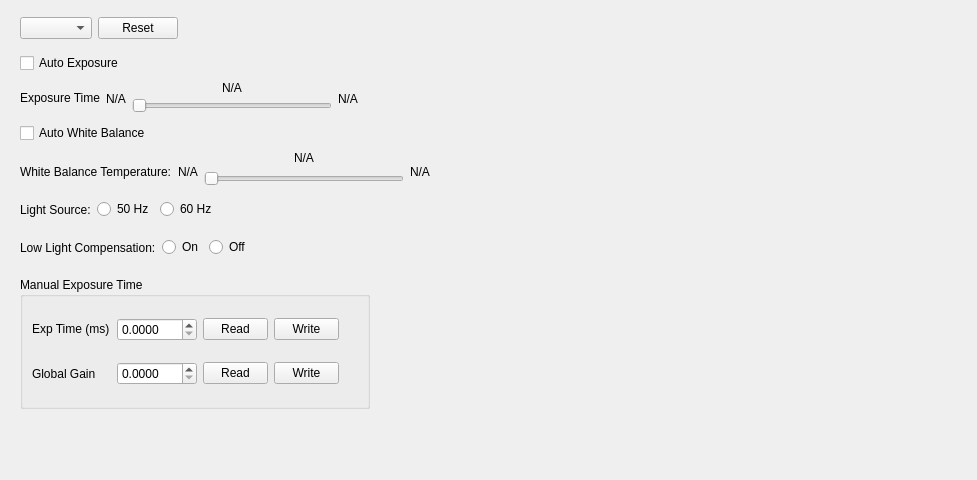
<?xml version="1.0" encoding="UTF-8"?>
<ui version="4.0">
 <class>CVideoDeviceCameraPropertyWidget</class>
 <widget class="QWidget" name="CVideoDeviceCameraPropertyWidget">
  <property name="geometry">
   <rect>
    <x>0</x>
    <y>0</y>
    <width>977</width>
    <height>480</height>
   </rect>
  </property>
  <property name="sizePolicy">
   <sizepolicy hsizetype="Fixed" vsizetype="Fixed">
    <horstretch>0</horstretch>
    <verstretch>0</verstretch>
   </sizepolicy>
  </property>
  <property name="minimumSize">
   <size>
    <width>977</width>
    <height>480</height>
   </size>
  </property>
  <property name="maximumSize">
   <size>
    <width>977</width>
    <height>480</height>
   </size>
  </property>
  <property name="windowTitle">
   <string>Form</string>
  </property>
  <layout class="QVBoxLayout" name="verticalLayout">
   <property name="spacing">
    <number>0</number>
   </property>
   <item>
    <widget class="QWidget" name="widget_device" native="true">
     <property name="sizePolicy">
      <sizepolicy hsizetype="Fixed" vsizetype="Fixed">
       <horstretch>0</horstretch>
       <verstretch>0</verstretch>
      </sizepolicy>
     </property>
     <property name="minimumSize">
      <size>
       <width>0</width>
       <height>35</height>
      </size>
     </property>
     <property name="maximumSize">
      <size>
       <width>16777215</width>
       <height>41</height>
      </size>
     </property>
     <layout class="QHBoxLayout" name="horizontalLayout">
      <property name="topMargin">
       <number>0</number>
      </property>
      <property name="bottomMargin">
       <number>0</number>
      </property>
      <item>
       <widget class="QComboBox" name="comboBox_device">
        <property name="sizePolicy">
         <sizepolicy hsizetype="Fixed" vsizetype="Fixed">
          <horstretch>0</horstretch>
          <verstretch>0</verstretch>
         </sizepolicy>
        </property>
       </widget>
      </item>
      <item>
       <widget class="QPushButton" name="pushButton_reset">
        <property name="text">
         <string>Reset</string>
        </property>
       </widget>
      </item>
      <item>
       <spacer name="horizontalSpacer">
        <property name="orientation">
         <enum>Qt::Horizontal</enum>
        </property>
        <property name="sizeHint" stdset="0">
         <size>
          <width>40</width>
          <height>20</height>
         </size>
        </property>
       </spacer>
      </item>
     </layout>
    </widget>
   </item>
   <item>
    <widget class="QWidget" name="widget_auto_exposure" native="true">
     <property name="sizePolicy">
      <sizepolicy hsizetype="Fixed" vsizetype="Fixed">
       <horstretch>0</horstretch>
       <verstretch>0</verstretch>
      </sizepolicy>
     </property>
     <property name="minimumSize">
      <size>
       <width>0</width>
       <height>35</height>
      </size>
     </property>
     <property name="maximumSize">
      <size>
       <width>16777215</width>
       <height>41</height>
      </size>
     </property>
     <layout class="QHBoxLayout" name="horizontalLayout_4">
      <property name="topMargin">
       <number>0</number>
      </property>
      <property name="bottomMargin">
       <number>0</number>
      </property>
      <item>
       <widget class="QCheckBox" name="checkBox_auto_exposure">
        <property name="text">
         <string>Auto Exposure</string>
        </property>
       </widget>
      </item>
     </layout>
    </widget>
   </item>
   <item>
    <widget class="QWidget" name="widget_exposure_time" native="true">
     <property name="sizePolicy">
      <sizepolicy hsizetype="Fixed" vsizetype="Fixed">
       <horstretch>0</horstretch>
       <verstretch>0</verstretch>
      </sizepolicy>
     </property>
     <property name="minimumSize">
      <size>
       <width>0</width>
       <height>35</height>
      </size>
     </property>
     <property name="maximumSize">
      <size>
       <width>16777215</width>
       <height>41</height>
      </size>
     </property>
     <layout class="QHBoxLayout" name="horizontalLayout_5">
      <property name="topMargin">
       <number>0</number>
      </property>
      <property name="bottomMargin">
       <number>0</number>
      </property>
      <item>
       <widget class="QLabel" name="label_title_exposure_time">
        <property name="text">
         <string>&lt;html&gt;&lt;head/&gt;&lt;body&gt;&lt;p&gt;Exposure Time&lt;/p&gt;&lt;/body&gt;&lt;/html&gt;</string>
        </property>
       </widget>
      </item>
      <item>
       <widget class="QLabel" name="label_exposure_time_min_value">
        <property name="text">
         <string>N/A</string>
        </property>
       </widget>
      </item>
      <item>
       <widget class="QWidget" name="widget_exposure_time_value" native="true">
        <property name="sizePolicy">
         <sizepolicy hsizetype="Fixed" vsizetype="Preferred">
          <horstretch>0</horstretch>
          <verstretch>0</verstretch>
         </sizepolicy>
        </property>
        <property name="minimumSize">
         <size>
          <width>200</width>
          <height>0</height>
         </size>
        </property>
        <layout class="QVBoxLayout" name="verticalLayout_2">
         <property name="spacing">
          <number>0</number>
         </property>
         <property name="leftMargin">
          <number>0</number>
         </property>
         <property name="topMargin">
          <number>0</number>
         </property>
         <property name="rightMargin">
          <number>0</number>
         </property>
         <property name="bottomMargin">
          <number>0</number>
         </property>
         <item>
          <widget class="QLabel" name="label_exposure_time_value">
           <property name="sizePolicy">
            <sizepolicy hsizetype="Preferred" vsizetype="Preferred">
             <horstretch>0</horstretch>
             <verstretch>1</verstretch>
            </sizepolicy>
           </property>
           <property name="text">
            <string>N/A</string>
           </property>
           <property name="alignment">
            <set>Qt::AlignCenter</set>
           </property>
          </widget>
         </item>
         <item>
          <widget class="QSlider" name="horizontalSlider_exposure_time_value">
           <property name="sizePolicy">
            <sizepolicy hsizetype="Expanding" vsizetype="Preferred">
             <horstretch>0</horstretch>
             <verstretch>3</verstretch>
            </sizepolicy>
           </property>
           <property name="pageStep">
            <number>1</number>
           </property>
           <property name="orientation">
            <enum>Qt::Horizontal</enum>
           </property>
          </widget>
         </item>
        </layout>
       </widget>
      </item>
      <item>
       <widget class="QLabel" name="label_exposure_time_max_value">
        <property name="text">
         <string>N/A</string>
        </property>
       </widget>
      </item>
     </layout>
    </widget>
   </item>
   <item>
    <widget class="QWidget" name="widget_auto_white_balance" native="true">
     <property name="sizePolicy">
      <sizepolicy hsizetype="Fixed" vsizetype="Fixed">
       <horstretch>0</horstretch>
       <verstretch>0</verstretch>
      </sizepolicy>
     </property>
     <property name="minimumSize">
      <size>
       <width>0</width>
       <height>35</height>
      </size>
     </property>
     <property name="maximumSize">
      <size>
       <width>16777215</width>
       <height>41</height>
      </size>
     </property>
     <layout class="QHBoxLayout" name="horizontalLayout_6">
      <property name="topMargin">
       <number>0</number>
      </property>
      <property name="bottomMargin">
       <number>0</number>
      </property>
      <item>
       <widget class="QCheckBox" name="checkBox_auto_white_balance">
        <property name="text">
         <string>Auto White Balance</string>
        </property>
       </widget>
      </item>
     </layout>
    </widget>
   </item>
   <item>
    <widget class="QWidget" name="widget_white_balance_temperature" native="true">
     <property name="sizePolicy">
      <sizepolicy hsizetype="Fixed" vsizetype="Fixed">
       <horstretch>0</horstretch>
       <verstretch>0</verstretch>
      </sizepolicy>
     </property>
     <property name="minimumSize">
      <size>
       <width>0</width>
       <height>41</height>
      </size>
     </property>
     <property name="maximumSize">
      <size>
       <width>16777215</width>
       <height>41</height>
      </size>
     </property>
     <layout class="QHBoxLayout" name="horizontalLayout_7">
      <property name="topMargin">
       <number>0</number>
      </property>
      <property name="bottomMargin">
       <number>0</number>
      </property>
      <item>
       <widget class="QLabel" name="label__title_white_balance_temperature">
        <property name="text">
         <string>White Balance Temperature:</string>
        </property>
       </widget>
      </item>
      <item>
       <widget class="QLabel" name="label_white_balance_temperature_min_value">
        <property name="text">
         <string>N/A</string>
        </property>
       </widget>
      </item>
      <item>
       <widget class="QWidget" name="widget_white_balance_temperature_value" native="true">
        <property name="sizePolicy">
         <sizepolicy hsizetype="Fixed" vsizetype="Preferred">
          <horstretch>0</horstretch>
          <verstretch>0</verstretch>
         </sizepolicy>
        </property>
        <property name="minimumSize">
         <size>
          <width>200</width>
          <height>0</height>
         </size>
        </property>
        <layout class="QVBoxLayout" name="verticalLayout_3">
         <property name="spacing">
          <number>0</number>
         </property>
         <property name="leftMargin">
          <number>0</number>
         </property>
         <property name="topMargin">
          <number>0</number>
         </property>
         <property name="rightMargin">
          <number>0</number>
         </property>
         <property name="bottomMargin">
          <number>0</number>
         </property>
         <item>
          <widget class="QLabel" name="label_white_balance_temperature_value">
           <property name="sizePolicy">
            <sizepolicy hsizetype="Preferred" vsizetype="Preferred">
             <horstretch>0</horstretch>
             <verstretch>1</verstretch>
            </sizepolicy>
           </property>
           <property name="text">
            <string>N/A</string>
           </property>
           <property name="alignment">
            <set>Qt::AlignCenter</set>
           </property>
          </widget>
         </item>
         <item>
          <widget class="QSlider" name="horizontalSlider_white_balance_temperature_value">
           <property name="sizePolicy">
            <sizepolicy hsizetype="Expanding" vsizetype="Preferred">
             <horstretch>0</horstretch>
             <verstretch>3</verstretch>
            </sizepolicy>
           </property>
           <property name="pageStep">
            <number>1</number>
           </property>
           <property name="orientation">
            <enum>Qt::Horizontal</enum>
           </property>
          </widget>
         </item>
        </layout>
       </widget>
      </item>
      <item>
       <widget class="QLabel" name="label_white_balance_temperature_max_value">
        <property name="text">
         <string>N/A</string>
        </property>
       </widget>
      </item>
     </layout>
    </widget>
   </item>
   <item>
    <widget class="QWidget" name="widget_light_source" native="true">
     <property name="sizePolicy">
      <sizepolicy hsizetype="Fixed" vsizetype="Fixed">
       <horstretch>0</horstretch>
       <verstretch>0</verstretch>
      </sizepolicy>
     </property>
     <property name="minimumSize">
      <size>
       <width>0</width>
       <height>35</height>
      </size>
     </property>
     <property name="maximumSize">
      <size>
       <width>16777215</width>
       <height>41</height>
      </size>
     </property>
     <layout class="QHBoxLayout" name="horizontalLayout_3">
      <property name="topMargin">
       <number>0</number>
      </property>
      <property name="bottomMargin">
       <number>0</number>
      </property>
      <item>
       <widget class="QLabel" name="label_title_light_source">
        <property name="text">
         <string>Light Source:</string>
        </property>
       </widget>
      </item>
      <item>
       <widget class="QRadioButton" name="radioButton_light_source_50hz">
        <property name="text">
         <string>50 Hz</string>
        </property>
       </widget>
      </item>
      <item>
       <widget class="QRadioButton" name="radioButton_light_source_60hz">
        <property name="text">
         <string>60 Hz</string>
        </property>
       </widget>
      </item>
     </layout>
    </widget>
   </item>
   <item>
    <widget class="QWidget" name="widget_low_light_compenstation" native="true">
     <property name="sizePolicy">
      <sizepolicy hsizetype="Fixed" vsizetype="Fixed">
       <horstretch>0</horstretch>
       <verstretch>0</verstretch>
      </sizepolicy>
     </property>
     <property name="minimumSize">
      <size>
       <width>0</width>
       <height>41</height>
      </size>
     </property>
     <property name="maximumSize">
      <size>
       <width>16777215</width>
       <height>41</height>
      </size>
     </property>
     <layout class="QHBoxLayout" name="horizontalLayout_2">
      <property name="topMargin">
       <number>0</number>
      </property>
      <property name="bottomMargin">
       <number>0</number>
      </property>
      <item>
       <widget class="QLabel" name="label_low_light_compensation">
        <property name="text">
         <string>Low Light Compensation:</string>
        </property>
       </widget>
      </item>
      <item>
       <widget class="QRadioButton" name="radioButton_low_light_compensation_on">
        <property name="text">
         <string>On</string>
        </property>
       </widget>
      </item>
      <item>
       <widget class="QRadioButton" name="radioButton_low_light_compensation_off">
        <property name="text">
         <string>Off</string>
        </property>
       </widget>
      </item>
     </layout>
    </widget>
   </item>
   <item>
    <widget class="QWidget" name="widget_manuel_exposure_time" native="true">
     <property name="sizePolicy">
      <sizepolicy hsizetype="Fixed" vsizetype="Fixed">
       <horstretch>0</horstretch>
       <verstretch>0</verstretch>
      </sizepolicy>
     </property>
     <layout class="QVBoxLayout" name="verticalLayout_4">
      <item>
       <widget class="QGroupBox" name="groupBox_manuel_exposure_time">
        <property name="sizePolicy">
         <sizepolicy hsizetype="Fixed" vsizetype="Fixed">
          <horstretch>0</horstretch>
          <verstretch>0</verstretch>
         </sizepolicy>
        </property>
        <property name="minimumSize">
         <size>
          <width>350</width>
          <height>132</height>
         </size>
        </property>
        <property name="maximumSize">
         <size>
          <width>350</width>
          <height>132</height>
         </size>
        </property>
        <property name="title">
         <string>Manual Exposure Time</string>
        </property>
        <layout class="QVBoxLayout" name="verticalLayout_5">
         <property name="spacing">
          <number>0</number>
         </property>
         <property name="leftMargin">
          <number>9</number>
         </property>
         <property name="topMargin">
          <number>0</number>
         </property>
         <property name="bottomMargin">
          <number>9</number>
         </property>
         <item>
          <widget class="QWidget" name="widget_manuel_exposure_time_value" native="true">
           <property name="sizePolicy">
            <sizepolicy hsizetype="Fixed" vsizetype="Fixed">
             <horstretch>0</horstretch>
             <verstretch>0</verstretch>
            </sizepolicy>
           </property>
           <layout class="QHBoxLayout" name="horizontalLayout_8">
            <property name="leftMargin">
             <number>0</number>
            </property>
            <property name="bottomMargin">
             <number>0</number>
            </property>
            <item>
             <widget class="QLabel" name="label_title_manuel_exposure_time_value">
              <property name="sizePolicy">
               <sizepolicy hsizetype="Fixed" vsizetype="Fixed">
                <horstretch>0</horstretch>
                <verstretch>0</verstretch>
               </sizepolicy>
              </property>
              <property name="minimumSize">
               <size>
                <width>79</width>
                <height>18</height>
               </size>
              </property>
              <property name="maximumSize">
               <size>
                <width>79</width>
                <height>18</height>
               </size>
              </property>
              <property name="text">
               <string>Exp Time (ms)</string>
              </property>
             </widget>
            </item>
            <item>
             <widget class="QDoubleSpinBox" name="doubleSpinBox_manuel_exposure_time_value">
              <property name="sizePolicy">
               <sizepolicy hsizetype="Fixed" vsizetype="Fixed">
                <horstretch>0</horstretch>
                <verstretch>0</verstretch>
               </sizepolicy>
              </property>
              <property name="minimumSize">
               <size>
                <width>80</width>
                <height>0</height>
               </size>
              </property>
              <property name="maximumSize">
               <size>
                <width>80</width>
                <height>16777215</height>
               </size>
              </property>
              <property name="decimals">
               <number>4</number>
              </property>
              <property name="maximum">
               <double>999999999.000000000000000</double>
              </property>
             </widget>
            </item>
            <item>
             <widget class="QPushButton" name="pushButton_read_manuel_exposure_time_value">
              <property name="sizePolicy">
               <sizepolicy hsizetype="Fixed" vsizetype="Fixed">
                <horstretch>0</horstretch>
                <verstretch>0</verstretch>
               </sizepolicy>
              </property>
              <property name="minimumSize">
               <size>
                <width>65</width>
                <height>0</height>
               </size>
              </property>
              <property name="maximumSize">
               <size>
                <width>65</width>
                <height>16777215</height>
               </size>
              </property>
              <property name="text">
               <string>Read</string>
              </property>
             </widget>
            </item>
            <item>
             <widget class="QPushButton" name="pushButton_write_manuel_exposure_time_value">
              <property name="sizePolicy">
               <sizepolicy hsizetype="Fixed" vsizetype="Fixed">
                <horstretch>0</horstretch>
                <verstretch>0</verstretch>
               </sizepolicy>
              </property>
              <property name="minimumSize">
               <size>
                <width>65</width>
                <height>0</height>
               </size>
              </property>
              <property name="maximumSize">
               <size>
                <width>65</width>
                <height>16777215</height>
               </size>
              </property>
              <property name="text">
               <string>Write</string>
              </property>
             </widget>
            </item>
           </layout>
          </widget>
         </item>
         <item>
          <widget class="QWidget" name="widget_manuel_global_gain_value" native="true">
           <property name="sizePolicy">
            <sizepolicy hsizetype="Fixed" vsizetype="Fixed">
             <horstretch>0</horstretch>
             <verstretch>0</verstretch>
            </sizepolicy>
           </property>
           <layout class="QHBoxLayout" name="horizontalLayout_9">
            <property name="leftMargin">
             <number>0</number>
            </property>
            <property name="bottomMargin">
             <number>0</number>
            </property>
            <item>
             <widget class="QLabel" name="label_title_manuel_global_gain_value">
              <property name="sizePolicy">
               <sizepolicy hsizetype="Fixed" vsizetype="Preferred">
                <horstretch>0</horstretch>
                <verstretch>0</verstretch>
               </sizepolicy>
              </property>
              <property name="minimumSize">
               <size>
                <width>79</width>
                <height>0</height>
               </size>
              </property>
              <property name="maximumSize">
               <size>
                <width>79</width>
                <height>16777215</height>
               </size>
              </property>
              <property name="text">
               <string>Global Gain</string>
              </property>
             </widget>
            </item>
            <item>
             <widget class="QDoubleSpinBox" name="doubleSpinBox_manuel_global_gain_value">
              <property name="sizePolicy">
               <sizepolicy hsizetype="Fixed" vsizetype="Fixed">
                <horstretch>0</horstretch>
                <verstretch>0</verstretch>
               </sizepolicy>
              </property>
              <property name="minimumSize">
               <size>
                <width>80</width>
                <height>0</height>
               </size>
              </property>
              <property name="maximumSize">
               <size>
                <width>80</width>
                <height>16777215</height>
               </size>
              </property>
              <property name="decimals">
               <number>4</number>
              </property>
              <property name="maximum">
               <double>999999999.000000000000000</double>
              </property>
             </widget>
            </item>
            <item>
             <widget class="QPushButton" name="pushButton_read_manuel_global_gain_value">
              <property name="sizePolicy">
               <sizepolicy hsizetype="Fixed" vsizetype="Fixed">
                <horstretch>0</horstretch>
                <verstretch>0</verstretch>
               </sizepolicy>
              </property>
              <property name="minimumSize">
               <size>
                <width>65</width>
                <height>0</height>
               </size>
              </property>
              <property name="maximumSize">
               <size>
                <width>65</width>
                <height>16777215</height>
               </size>
              </property>
              <property name="text">
               <string>Read</string>
              </property>
             </widget>
            </item>
            <item>
             <widget class="QPushButton" name="pushButton_write_manuel_global_gain_value">
              <property name="sizePolicy">
               <sizepolicy hsizetype="Fixed" vsizetype="Fixed">
                <horstretch>0</horstretch>
                <verstretch>0</verstretch>
               </sizepolicy>
              </property>
              <property name="minimumSize">
               <size>
                <width>65</width>
                <height>0</height>
               </size>
              </property>
              <property name="maximumSize">
               <size>
                <width>65</width>
                <height>16777215</height>
               </size>
              </property>
              <property name="text">
               <string>Write</string>
              </property>
             </widget>
            </item>
           </layout>
          </widget>
         </item>
        </layout>
       </widget>
      </item>
     </layout>
    </widget>
   </item>
   <item>
    <spacer name="verticalSpacer">
     <property name="orientation">
      <enum>Qt::Vertical</enum>
     </property>
     <property name="sizeHint" stdset="0">
      <size>
       <width>20</width>
       <height>40</height>
      </size>
     </property>
    </spacer>
   </item>
  </layout>
 </widget>
 <resources/>
 <connections/>
</ui>
